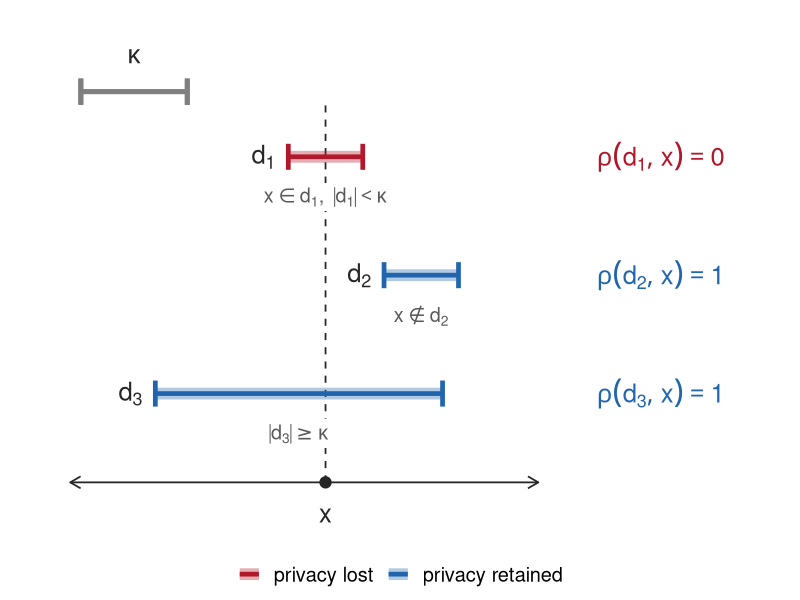
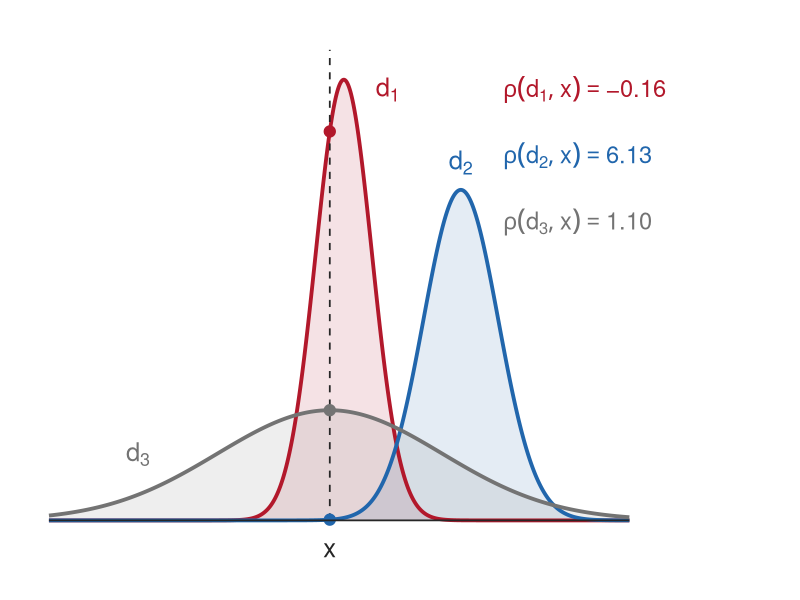

Generate these figures, in order, with R:
# Figures for "Example 1/2: Privacy function" slides (Persuasive Privacy).
# Both figures use the same story: a fixed true data value x and three
# candidate Receiver decisions d1, d2, d3:
#   d1  confident and right   -> low privacy
#   d2  confident and wrong   -> high privacy
#   d3  vague                 -> privacy retained (Ex 1) / intermediate (Ex 2)
# Colour encodes privacy: red = privacy lost, blue = privacy retained.

library(ggplot2)

col_lost     <- "#B2182B"
col_retained <- "#2166AC"
col_mid      <- "grey45"
col_ink      <- "grey15"

x0    <- 0   # true (private) data value x
kappa <- 1   # interval-length threshold in Example 1

theme_slide <- function(base_size = 18) {
  theme_void(base_size = base_size) +
    theme(
      plot.margin     = margin(10, 10, 10, 10),
      legend.position = "bottom",
      legend.title    = element_blank(),
      legend.text     = element_text(size = base_size * 0.8)
    )
}

# Example 1: interval privacy function ----------------------------------------
# rho(d, x) = 0 if x in d and |d| < kappa, 1 otherwise.

rho_interval <- function(a, b, x, kappa) {
  as.integer(!(a <= x & x <= b & (b - a) < kappa))
}

intervals <- data.frame(
  id  = c("d[1]", "d[2]", "d[3]"),
  a   = c(-0.35, 0.55, -1.60),
  b   = c( 0.35, 1.25,  1.10),
  y   = c(3, 2, 1),
  why = c("x %in% d[1]*','~~abs(d[1]) < kappa",
          "x %notin% d[2]",
          "abs(d[3]) >= kappa")
)
intervals$rho     <- rho_interval(intervals$a, intervals$b, x0, kappa)
intervals$outcome <- factor(ifelse(intervals$rho == 0, "lost", "retained"),
                            levels = c("lost", "retained"))
intervals$rho_lab <- sprintf("rho(%s, x) == %d", intervals$id, intervals$rho)

line_y <- 0.25  # height of the drawn real line

p_interval <- ggplot(intervals) +
  # real line with the true x marked
  annotate("segment", x = -2.4, xend = 2.0, y = line_y, yend = line_y,
           colour = col_ink, linewidth = 0.6,
           arrow = arrow(ends = "both", length = unit(0.12, "inches"))) +
  annotate("segment", x = x0, xend = x0, y = line_y, yend = 3.45,
           colour = col_ink, linetype = "dashed", linewidth = 0.6) +
  annotate("point", x = x0, y = line_y, size = 3.5, colour = col_ink) +
  annotate("text", x = x0, y = line_y - 0.28, label = "x",
           parse = TRUE, size = 6.5, colour = col_ink) +
  #annotate("text", x = 2.05, y = line_y, label = "\u211D",
           #hjust = 0, size = 7, colour = col_ink) +
  # scale bar of length kappa
  #annotate("errorbarh", xmin = -2.3, xmax = -2.3 + kappa, y = 3.55,
           #height = 0.1, linewidth = 0.8, colour = col_ink) +
  geom_errorbarh(aes(xmin = -2.3, xmax = -2.3 + kappa, y = 3.55, colour = col_ink),
                 height = 0.22, linewidth = 1.6) +
  annotate("text", x = -2.3 + kappa / 2, y = 3.85, label = "kappa",
           parse = TRUE, size = 6.5, colour = col_ink) +
  # candidate decisions (intervals)
  geom_errorbarh(aes(xmin = a, xmax = b, y = y, colour = outcome),
                 height = 0.22, linewidth = 1.6) +
  geom_segment(aes(x = a, xend = b, y = y, yend = y, colour = outcome),
               linewidth = 4, alpha = 0.35) +
  geom_text(aes(x = a - 0.12, y = y, label = id), parse = TRUE,
            hjust = 1, size = 6.5, colour = col_ink) +
  geom_label(aes(x = (a + b) / 2, y = y - 0.34, label = why), parse = TRUE,
             size = 5, colour = "grey35", fill = "white", label.size = 0,
             label.padding = unit(0.08, "lines")) +
  geom_text(aes(x = 2.55, y = y, label = rho_lab, colour = outcome),
            parse = TRUE, hjust = 0, size = 6.5, show.legend = FALSE) +
  scale_colour_manual(
    values = c(lost = col_lost, retained = col_retained),
    labels = c(lost = "privacy lost", retained = "privacy retained")
  ) +
  coord_cartesian(xlim = c(-2.6, 4.0), ylim = c(-0.15, 4.0), clip = "off") +
  theme_slide()

# Example 2: negative log-density privacy function -----------------------------
# rho(d, x) = -log d(x), with d a density on R.

dens <- data.frame(
  id = c("d[1]", "d[2]", "d[3]"),
  mu = c(0.15, 1.40, 0.00),
  sd = c(0.30, 0.40, 1.20)
)
dens$fx      <- dnorm(x0, dens$mu, dens$sd)   # d(x)
dens$rho     <- -log(dens$fx)                 # rho(d, x)
dens$rho_lab <- sprintf('rho(%s, x) == "%s"', dens$id,
                        sub("-", "\u2212",
                            formatC(dens$rho, format = "f", digits = 2)))
dens$colour  <- c(col_lost, col_retained, col_mid)
dens$lab_x   <- c(0.62, 1.40, -2.05)          # where to name each curve
dens$lab_y   <- c(1.30, 1.08, 0.20)
dens$col_y   <- c(1.30, 1.10, 0.90)           # rows of the rho column

grid   <- seq(-3, 3.2, length.out = 800)
curves <- do.call(rbind, lapply(seq_len(nrow(dens)), function(i) {
  data.frame(id = dens$id[i], z = grid,
             f  = dnorm(grid, dens$mu[i], dens$sd[i]))
}))

pal <- setNames(dens$colour, dens$id)

p_logdens <- ggplot() +
  geom_area(data = curves, aes(z, f, fill = id), position = "identity",
            alpha = 0.12, show.legend = FALSE) +
  geom_line(data = curves, aes(z, f, colour = id), linewidth = 1.3,
            show.legend = FALSE) +
  annotate("segment", x = x0, xend = x0, y = 0, yend = 1.42,
           colour = col_ink, linetype = "dashed", linewidth = 0.6) +
  # d(x): the height each density puts on the true x
  geom_point(data = dens, aes(x0, fx, colour = id), size = 3.5,
             show.legend = FALSE) +
  geom_text(data = dens, aes(lab_x, lab_y, label = id, colour = id),
            parse = TRUE, size = 6.5, show.legend = FALSE) +
  geom_text(data = dens, aes(1.85, col_y, label = rho_lab, colour = id),
            parse = TRUE, hjust = 0, size = 6, show.legend = FALSE) +
  annotate("text", x = x0, y = -0.09, label = "x", parse = TRUE,
           size = 6.5, colour = col_ink) +
  annotate("segment", x = -3, xend = 3.2, y = 0, yend = 0,
           colour = col_ink, linewidth = 0.6) +
  scale_colour_manual(values = pal) +
  scale_fill_manual(values = pal) +
  coord_cartesian(xlim = c(-3, 4.5), ylim = c(-0.12, 1.45), clip = "off") +
  theme_slide()
